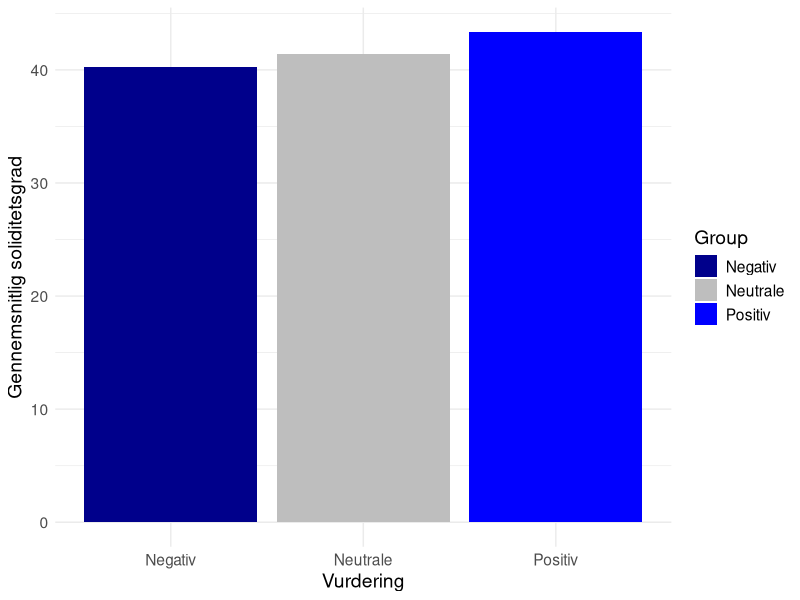
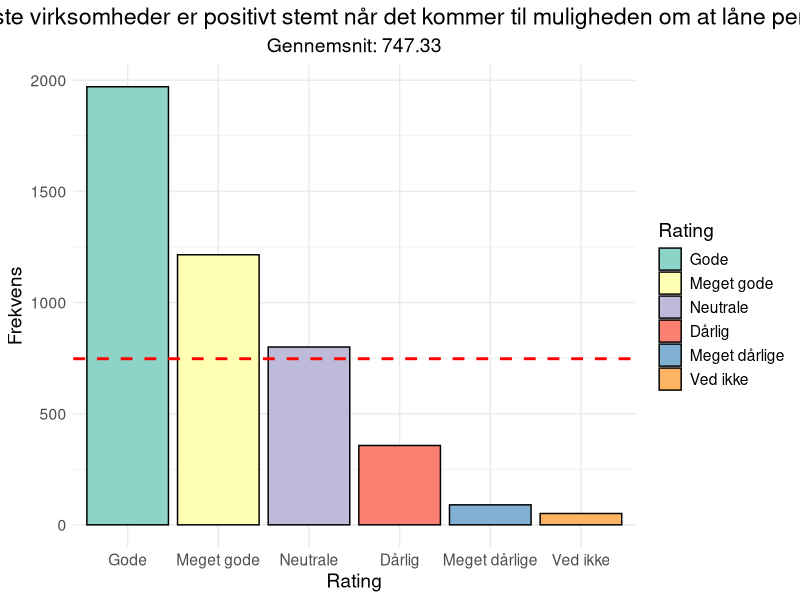
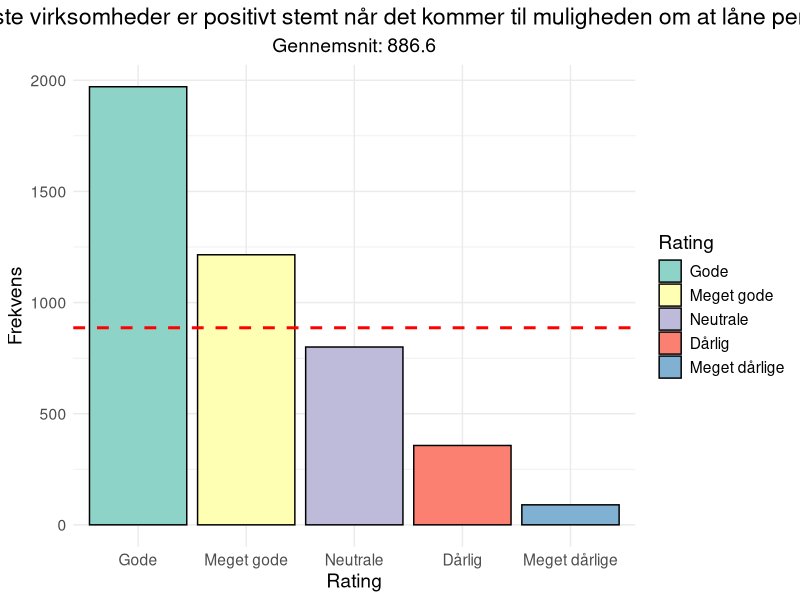
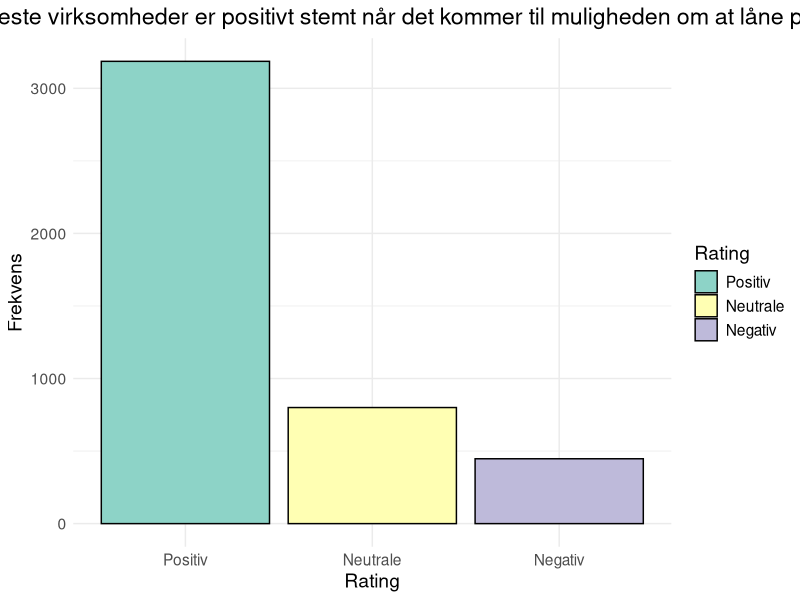
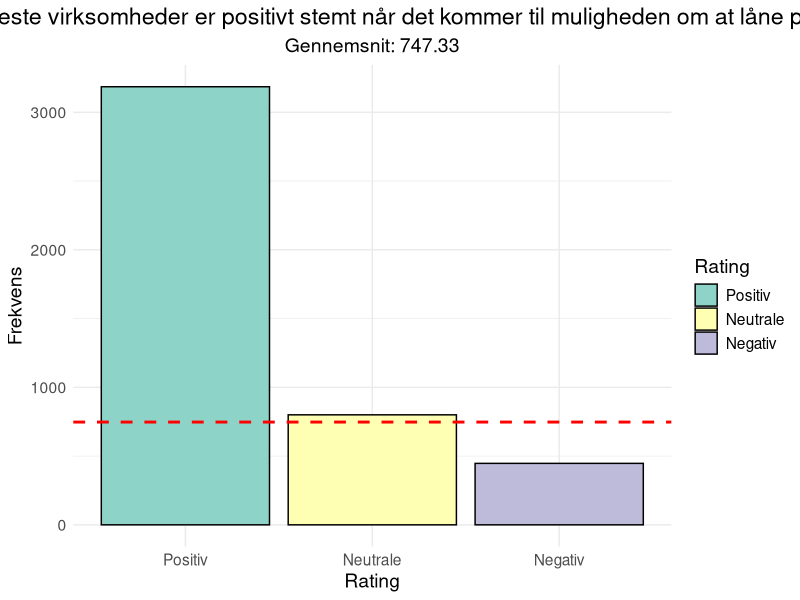
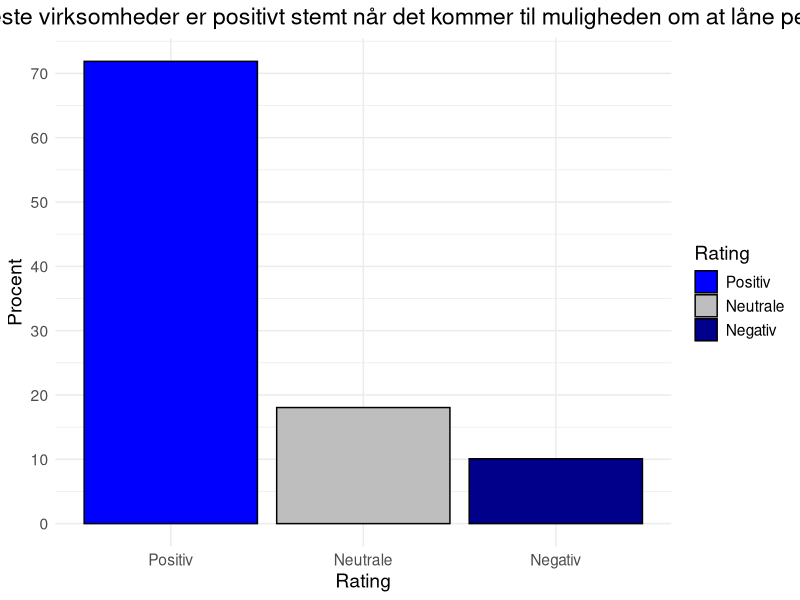
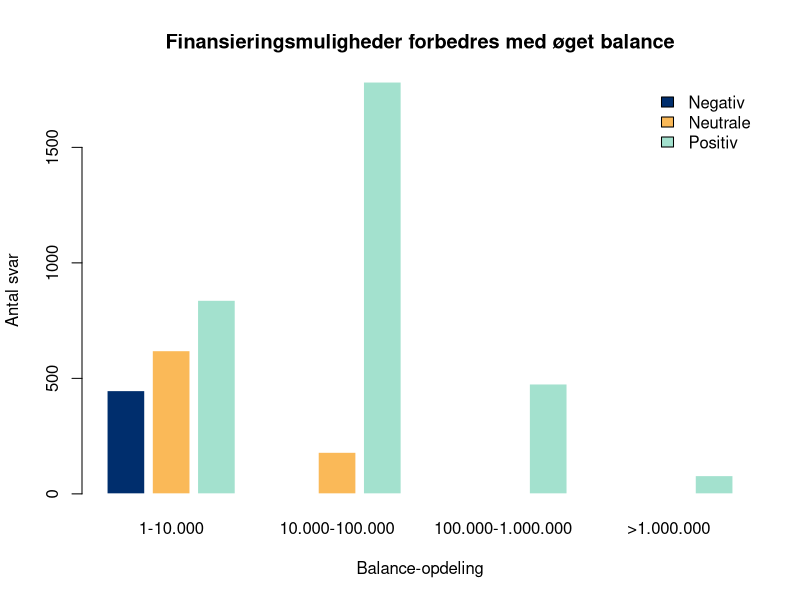
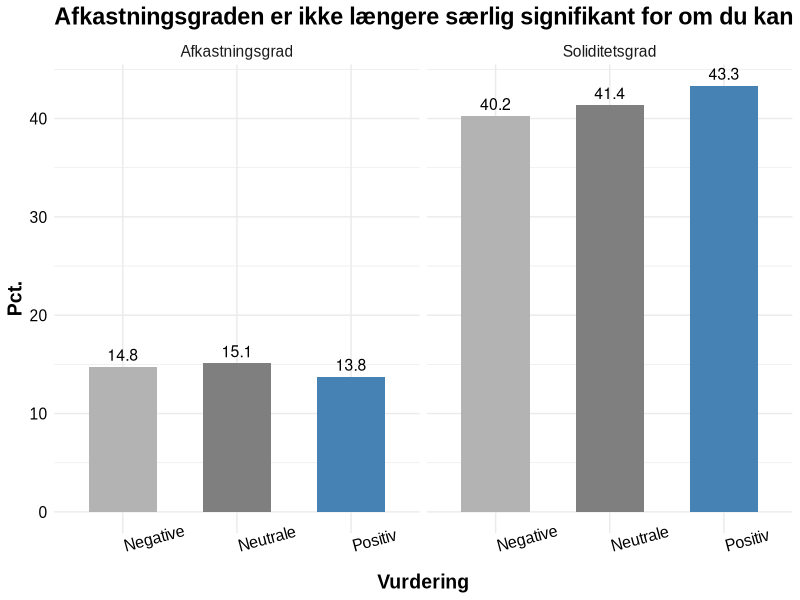

Reproduce these figures in R, in order.
#install.packages("readr")

library(readr)

####  mest VIRGIN CSV ####
data <- read.csv("regnskaber_industri_transport_byg_5_25000_ansatte_anonym.csv",
                 header = TRUE,
                 sep = ";",
                 fileEncoding = "ISO-8859-1")

data$Hvordan.ser.du.mulighederne.for.at.låne.penge.til.din.virksomhed...fiktivt.spørgsmål. <- gsub("Dårlige", "Dårlig", data$Hvordan.ser.du.mulighederne.for.at.låne.penge.til.din.virksomhed...fiktivt.spørgsmål.)

freq <- as.data.frame(sort(table(data$Hvordan.ser.du.mulighederne.for.at.låne.penge.til.din.virksomhed...fiktivt.spørgsmål.),decreasing = T))

colnames(freq) <- c("Rating", "frekvens")


#### SÅ PILLER VI ####
data2 <- data
#data2$Hvordan.ser.du.mulighederne.for.at.låne.penge.til.din.virksomhed...fiktivt.spørgsmål. <- gsub("Dårlig", "Negativ", data2$Hvordan.ser.du.mulighederne.for.at.låne.penge.til.din.virksomhed...fiktivt.spørgsmål.)
#data2$Hvordan.ser.du.mulighederne.for.at.låne.penge.til.din.virksomhed...fiktivt.spørgsmål. <- gsub("Meget dårlige", "Negativ", data2$Hvordan.ser.du.mulighederne.for.at.låne.penge.til.din.virksomhed...fiktivt.spørgsmål.)
#data2$Hvordan.ser.du.mulighederne.for.at.låne.penge.til.din.virksomhed...fiktivt.spørgsmål. <- gsub("Gode", "Positiv", data2$Hvordan.ser.du.mulighederne.for.at.låne.penge.til.din.virksomhed...fiktivt.spørgsmål.)
#data2$Hvordan.ser.du.mulighederne.for.at.låne.penge.til.din.virksomhed...fiktivt.spørgsmål. <- gsub("Meget gode", "Positiv", data2$Hvordan.ser.du.mulighederne.for.at.låne.penge.til.din.virksomhed...fiktivt.spørgsmål.)
#FØR 4484 - EFTER 4433 = 51 NA
# Slet alle rækker, hvor "ved ikke" findes i nogen kolonne
data2 <- data2[!apply(data2, 1, function(row) any(grepl("Ved ikke", row, ignore.case = TRUE))), ]

### så piller vi data3 ###
data3 <- data
data3$Hvordan.ser.du.mulighederne.for.at.låne.penge.til.din.virksomhed...fiktivt.spørgsmål. <- gsub("Dårlig", "Negativ", data3$Hvordan.ser.du.mulighederne.for.at.låne.penge.til.din.virksomhed...fiktivt.spørgsmål.)
data3$Hvordan.ser.du.mulighederne.for.at.låne.penge.til.din.virksomhed...fiktivt.spørgsmål. <- gsub("Meget dårlige", "Negativ", data3$Hvordan.ser.du.mulighederne.for.at.låne.penge.til.din.virksomhed...fiktivt.spørgsmål.)
data3$Hvordan.ser.du.mulighederne.for.at.låne.penge.til.din.virksomhed...fiktivt.spørgsmål. <- gsub("Gode", "Positiv", data3$Hvordan.ser.du.mulighederne.for.at.låne.penge.til.din.virksomhed...fiktivt.spørgsmål.)
data3$Hvordan.ser.du.mulighederne.for.at.låne.penge.til.din.virksomhed...fiktivt.spørgsmål. <- gsub("Meget gode", "Positiv", data3$Hvordan.ser.du.mulighederne.for.at.låne.penge.til.din.virksomhed...fiktivt.spørgsmål.)
#FØR 4484 - EFTER 4433 = 51 NA
# Slet alle rækker, hvor "ved ikke" findes i nogen kolonne
data3 <- data3[!apply(data3, 1, function(row) any(grepl("Ved ikke", row, ignore.case = TRUE))), ]


freq3 <- as.data.frame(sort(table(data3$Hvordan.ser.du.mulighederne.for.at.låne.penge.til.din.virksomhed...fiktivt.spørgsmål.),decreasing = T))
colnames(freq3) <- c("Rating", "frekvens")


#### SOLIDARITET ####
solidaritet <- data3[,c(1,218)]
solidaritet$Soliditetsgrad.2020.... <- gsub(",", "", solidaritet$Soliditetsgrad.2020....)
solidaritet$Soliditetsgrad.2020.... <- as.numeric(solidaritet$Soliditetsgrad.2020...)
solidaritet <- na.omit(solidaritet)
#FØR 4433 - EFTER 4433 - fjernet 0 linjer
solidaritet$Soliditetsgrad.2020.... <- solidaritet$Soliditetsgrad.2020.... / 100
soldf <- aggregate(solidaritet$Soliditetsgrad.2020...., list(solidaritet$Hvordan.ser.du.mulighederne.for.at.låne.penge.til.din.virksomhed...fiktivt.spørgsmål.), FUN=mean) 
colnames(soldf) <- c("Group", "GNS_SOL")


solidaritet$Hvordan.ser.du.mulighederne.for.at.låne.penge.til.din.virksomhed...fiktivt.spørgsmål. <- as.factor(solidaritet$Hvordan.ser.du.mulighederne.for.at.låne.penge.til.din.virksomhed...fiktivt.spørgsmål.) 

#GGPLOT#

library(ggplot2)

#Mærkeligt ens resultat - grundet at det er meget samme slags erhverv, hvilket betyder at deres solidaritetsgrad inde for deres sektor er meget ens

# Lav ggplot SOLIDITET
ggplot(soldf, aes(x = Group, y = GNS_SOL, fill = Group)) +
  geom_bar(stat = "identity") +
  scale_fill_manual(values = c("darkblue", "gray", "blue")) + # Tilpas farver
  labs(
    x = "Vurdering",
    y = "Gennemsnitlig soliditetsgrad"
  ) +
  theme_minimal() +
  theme(
    text = element_text(size = 14),
    plot.title = element_text(hjust = 0.5)
  )

























#### alle svar ####
#### alle svar ####
# Beregn gennemsnittet af frekvensen
gennemsnit <- mean(freq$frekvens)

# Lav et søjlediagram med forskellige farver og gennemsnitslinje
ggplot(freq, aes(x = Rating, y = frekvens, fill = Rating)) +
  geom_bar(stat = "identity", color = "black") +
  geom_hline(yintercept = gennemsnit, linetype = "dashed", color = "red", size = 1) +
  labs(
    title = "Langt de fleste virksomheder er positivt stemt når det kommer til muligheden om at låne penge",
    x = "Rating",
    y = "Frekvens",
    subtitle = paste("Gennemsnit:", round(gennemsnit, 2))
  ) +
  scale_fill_brewer(palette = "Set3") + # Farvepalet til søjler
  theme_minimal() +
  theme(
    text = element_text(size = 14),
    plot.title = element_text(hjust = 0.5),
    plot.subtitle = element_text(hjust = 0.5)
  )

#### Fjernet ved ikke da den kan manipulere vores tal - og er totalt ligegyldige ####

freq2 <- freq[-6,]
# Beregn gennemsnittet af frekvensen
gennemsnit2 <- mean(freq2$frekvens)

# Lav et søjlediagram med forskellige farver og gennemsnitslinje
ggplot(freq2, aes(x = Rating, y = frekvens, fill = Rating)) +
  geom_bar(stat = "identity", color = "black") +
  geom_hline(yintercept = gennemsnit2, linetype = "dashed", color = "red", size = 1) +
  labs(
    title = "Langt de fleste virksomheder er positivt stemt når det kommer til muligheden om at låne penge",
    x = "Rating",
    y = "Frekvens",
    subtitle = paste("Gennemsnit:", round(gennemsnit2, 2))
  ) +
  scale_fill_brewer(palette = "Set3") + # Farvepalet til søjler
  theme_minimal() +
  theme(
    text = element_text(size = 14),
    plot.title = element_text(hjust = 0.5),
    plot.subtitle = element_text(hjust = 0.5)
  )



#### POSITIV NEGATIV NEUTRAL ####


ggplot(freq3, aes(x = Rating, y = frekvens, fill = Rating)) +
  geom_bar(stat = "identity", color = "black") +
  #geom_hline(yintercept = gennemsnit2, linetype = "dashed", color = "red", size = 1) +
  labs(
    title = "Langt de fleste virksomheder er positivt stemt når det kommer til muligheden om at låne penge",
    x = "Rating",
    y = "Frekvens"
    #subtitle = paste("Gennemsnit:", round(gennemsnit2, 2))
  ) +
  scale_fill_brewer(palette = "Set3") + # Farvepalet til søjler
  theme_minimal() +
  theme(
    text = element_text(size = 14),
    plot.title = element_text(hjust = 0.5),
    plot.subtitle = element_text(hjust = 0.5)
  )


#### uden ved ikke ####
gennemsnit3 <- mean(freq$frekvens)
freq3uvi <- freq3
ggplot(freq3, aes(x = Rating, y = frekvens, fill = Rating)) +
  geom_bar(stat = "identity", color = "black") +
  geom_hline(yintercept = gennemsnit3, linetype = "dashed", color = "red", size = 1) +
  labs(
    title = "Langt de fleste virksomheder er positivt stemt når det kommer til muligheden om at låne penge",
    x = "Rating",
    y = "Frekvens",
    subtitle = paste("Gennemsnit:", round(gennemsnit3, 2))
  ) +
  scale_fill_brewer(palette = "Set3") + # Farvepalet til søjler
  theme_minimal() +
  theme(
    text = element_text(size = 14),
    plot.title = element_text(hjust = 0.5),
    plot.subtitle = element_text(hjust = 0.5)
  )



# Beregn procentdelen
freq3$procent <- (freq3$frekvens / sum(freq3$frekvens)) * 100

library(scales) # For at bruge procentformatteringen

ggplot(freq3, aes(x = Rating, y = procent, fill = Rating)) +
  geom_bar(stat = "identity", color = "black") +
  geom_text(
    aes(label = paste0(round(procent, 1), "%")), # Tilføjer tekst med procent
    vjust = -0.5, # Placering over søjlen
    size = 0 # Juster tekststørrelsen
  ) +
  labs(
    title = "Langt de fleste virksomheder er positivt stemt når det kommer til muligheden om at låne penge",
    x = "Rating",
    y = "Procent"
  ) +
  scale_fill_manual(
    values = c("Positiv" = "blue", "Neutrale" = "gray", "Negativ" = "darkblue") # Specifikke farver
  ) +
  scale_y_continuous(
    breaks = seq(0, 100, by = 10)#, # Trin på 10
    #labels = function(x) paste0(x, "%") # Tilføj "%" efter tallene
  ) +
  theme_minimal() +
  theme(
    text = element_text(size = 14),
    plot.title = element_text(hjust = 0.5),
    plot.subtitle = element_text(hjust = 0.5)
  )


### BAUMS GULDKORN ###
#selv forklare de variable
#"Find ud af hvad vi vil have med"
#"start ved colonne a og bare kør derudaf for at finde ud af hvad vi skal bruge"
#" ELLER kig i artiklen og kopier"
#lav modellen
#kør tomodeller, find signifikant og tag kun insignifikant med hvis det skal bruges til analysen (fks geo-placering)
#grafisk forklare variablen i forhold til hvad er er svaret



#### CLM ####
library(ordinal)
DFCLM <- as.data.frame(data2[,1])
colnames(DFCLM) <- "Faktor"
DFCLM$Balance <- data2$Balance.2020..1.000.kr.
DFCLM$Soliditetsgrad <- data2$Soliditetsgrad.2020....
DFCLM$AFKAST <-  data2$Afkastningsgrad.2020....
DFCLM$Ansatte <- data2$Antal.ansatte.Cvr.nr.
DFCLM$ÅRSTAL <- data2$Etableringsdato
DFCLM$Egenkapital <- data2$Egenkapital.2020..1.000.kr.
DFCLM <- na.omit(DFCLM)


## SVARSCORE
DFCLM$svarscore <- factor(DFCLM$Faktor, 
                          levels = c("Meget dårlige", "Dårlig", "Neutrale", "Gode", "Meget gode"), 
                          ordered = TRUE)

## SOLIDIT
DFCLM$Soliditetsgrad <- gsub(",", "", DFCLM$Soliditetsgrad)
DFCLM$Soliditetsgrad <- as.numeric(DFCLM$Soliditetsgrad)
DFCLM$Soliditetsgrad <- DFCLM$Soliditetsgrad / 100

#Afkast
DFCLM$AFKAST <- gsub(",", "", DFCLM$AFKAST)
DFCLM$AFKAST <- as.numeric(DFCLM$AFKAST)
DFCLM$AFKAST <- DFCLM$AFKAST / 100

#BALANCE
DFCLM$Balance <- as.numeric(DFCLM$Balance)

##årstal
DFCLM$ÅRSTAL <- as.Date(DFCLM$ÅRSTAL, format = "%d-%m-%Y")
DFCLM$ÅRSTAL <- as.numeric(difftime(DFCLM$ÅRSTAL, as.Date("2024-12-10"), units = "days"))
DFCLM$ÅRSTAL <- DFCLM$ÅRSTAL *-1


#Egenkapital
DFCLM$Egenkapital <- as.numeric(DFCLM$Egenkapital)


#SCALING
DFCLM$Soliditetsgrad <- scale(DFCLM$Soliditetsgrad)
DFCLM$Balance <- scale(DFCLM$Balance)
DFCLM$AFKAST <- scale(DFCLM$AFKAST +1)
DFCLM$Ansatte <- scale(DFCLM$Ansatte)
DFCLM$Egenkapital <- scale(DFCLM$Egenkapital)
DFCLM$ÅRSTAL <- scale(DFCLM$ÅRSTAL)

CLMBAUM <- clm(svarscore ~ Soliditetsgrad + Balance + AFKAST, data = DFCLM)
summary(CLMBAUM)

### VORES CLM ###
CLM <- clm(svarscore ~ Soliditetsgrad + Balance + AFKAST + Ansatte + ÅRSTAL + Egenkapital, data = DFCLM)
summary(CLM)




### PLOTS ###


#BALANCE
Balansje <- as.data.frame(data3[,1])
Balansje$Balance <- data3$Balance.2020..1.000.kr.
colnames(Balansje) <- c("Factor", "Balance")
Balansje <- na.omit(Balansje)
# Definer dine egne breakpoints
breakpoints <- c(1, 10000, 100000, 1000000, Inf)

# Opdel Balance i grupper baseret på de specifikke breakpoints
Balansje$Balance_Group <- cut(
  Balansje$Balance, 
  breaks = breakpoints, 
  labels = c("1-10.000", "10.000-100.000", "100.000-1.000.000", ">1.000.000"),
  include.lowest = TRUE
)

# Beregn fordelingen af Faktorer inden for hver Balance Group
freq_table <- table(Balansje$Factor, Balansje$Balance_Group)

# Tjek om tabellen er korrekt
print(freq_table)

# Plot data
barplot(
  freq_table, 
  beside = TRUE,               # Søjler side om side
  col = c("#002E6D", "#FAB958", "#A3E1CE"), # Farver for Faktorer
  legend.text = TRUE,          # Tilføj legend med Faktorer
  args.legend = list(x = "topright", bty = "n", inset = c(0, 0)), # Tilpas legendens placering
  main = "Finansieringsmuligheder forbedres med øget balance", # Overskrift
  xlab = "Balance-opdeling",     # X-akse label
  ylab = "Antal svar",         # Y-akse label
  border = "white",            # Fjern kantlinjer om søjler
  space = c(0.2, 1)            # Tilføj mellemrum mellem grupper
)



#AFKASTNIGSGRAD
combined_data <- data.frame(
  Group = rep(c("Negative", "Neutrale", "Positiv"), 2),
  Value = c(14.76852, 15.10715, 13.75527, 40.24975, 41.38015, 43.33976), # Afkastningsgrad og Soliditetsgrad værdier
  Variable = rep(c("Afkastningsgrad", "Soliditetsgrad"), each = 3)
)

# Lav et samlet plot
combined_plot <- ggplot(combined_data, aes(x = Group, y = Value, fill = Group)) +
  geom_bar(stat = "identity", width = 0.6) +
  geom_text(aes(label = round(Value, 1)), vjust = -0.5, size = 4) + # Tilføj værdier over søjlerne
  scale_fill_manual(values = c("gray70", "gray50", "steelblue")) +
  facet_grid(~ Variable) +
  labs(
    x = "Vurdering",
    y = "Pct.",
    title = "Afkastningsgraden er ikke længere særlig signifikant for om du kan låne penge i 2020¨",
    fill = NULL
  ) +
  theme_minimal() +
  theme(
    text = element_text(size = 14, family = "Arial"),
    axis.title.x = element_text(face = "bold"),
    axis.title.y = element_text(face = "bold"),
    axis.text.x = element_text(angle = 15, hjust = 0, color = "black"),
    axis.text.y = element_text(color = "black"),
    legend.position = "none",
    plot.title = element_text(face = "bold", hjust = 0)
  ) 

# Vis plottet
print(combined_plot)

#### AFKASTNINGSGRAD ####
Afkastning <- data3[,c(1,206)]
Afkastning$Afkastningsgrad.2020.... <- gsub(",","", Afkastning$Afkastningsgrad.2020....)
Afkastning$Afkastningsgrad.2020.... <- as.numeric(Afkastning$Afkastningsgrad.2020....)
Afkastning <- na.omit(Afkastning)
#FØR 4433 - EFTER 4433 - fjernet 0 linjer
Afkastning$Afkastningsgrad.2020.... <- Afkastning$Afkastningsgrad.2020..../100
Afkasdf <- aggregate(Afkastning$Afkastningsgrad.2020...., list(Afkastning$Hvordan.ser.du.mulighederne.for.at.låne.penge.til.din.virksomhed...fiktivt.spørgsmål.), FUN=mean) 
colnames(Afkasdf) <- c("Group", "GNS_AFK")

Afkastning$Hvordan.ser.du.mulighederne.for.at.låne.penge.til.din.virksomhed...fiktivt.spørgsmål. <- as.factor(Afkastning$Hvordan.ser.du.mulighederne.for.at.låne.penge.til.din.virksomhed...fiktivt.spørgsmål.) 

# Lav ggplot AFKASTNINGSGRAD
ggplot(Afkasdf, aes(x = Group, y = GNS_AFK, fill = Group)) +
  geom_bar(stat = "identity") +
  scale_fill_manual(values = c("darkblue", "gray", "blue")) + # Tilpas farver
  labs(
    x = "Vurdering",
    y = "Gennemsnitlig afkastningsgrad"
  ) +
  theme_minimal() +
  theme(
    text = element_text(size = 14),
    plot.title = element_text(hjust = 0.5)
  )


# Beregn procentdelen af positive vs negative vs neutrale
freq3$procent <- (freq3$frekvens / sum(freq3$frekvens)) * 100


ggplot(freq3, aes(x = Rating, y = procent, fill = Rating)) +
  geom_bar(stat = "identity") +
  geom_text(
    aes(label = paste0(round(procent, 1), "%")), # Tilføjer tekst med procent
    vjust = -0.5, # Placering over søjlen
    size = 0 # Juster tekststørrelsen
  ) +
  labs(
    title = "Langt de fleste virksomheder er positivt stemt når det kommer til muligheden om at låne penge",
    x = "Rating",
    y = "Procent"
  ) +
  scale_fill_manual(values = c("#A3E1CE", "#FAB958", "#002E6D")) +
  scale_y_continuous(
    breaks = seq(0, 100, by = 10), # Trin på 10
    labels = function(x) paste0(x, "%") # Tilføj "%" efter tallene
  ) +
  theme_minimal() +
  theme(
    text = element_text(size = 14),
    plot.title = element_text(hjust = 0.5),
    plot.subtitle = element_text(hjust = 0.5)
  )

#### SOLIDARITET ####
solidaritet <- data3[,c(1,218)]
solidaritet$Soliditetsgrad.2020.... <- gsub(",", "", solidaritet$Soliditetsgrad.2020....)
solidaritet$Soliditetsgrad.2020.... <- as.numeric(solidaritet$Soliditetsgrad.2020...)
solidaritet <- na.omit(solidaritet)
#FØR 4433 - EFTER 4433 - fjernet 0 linjer
solidaritet$Soliditetsgrad.2020.... <- solidaritet$Soliditetsgrad.2020.... / 100
soldf <- aggregate(solidaritet$Soliditetsgrad.2020...., list(solidaritet$Hvordan.ser.du.mulighederne.for.at.låne.penge.til.din.virksomhed...fiktivt.spørgsmål.), FUN=mean) 
colnames(soldf) <- c("Group", "GNS_SOL")


solidaritet$Hvordan.ser.du.mulighederne.for.at.låne.penge.til.din.virksomhed...fiktivt.spørgsmål. <- as.factor(solidaritet$Hvordan.ser.du.mulighederne.for.at.låne.penge.til.din.virksomhed...fiktivt.spørgsmål.) 

#GGPLOT#



#Mærkeligt ens resultat - grundet at det er meget samme slags erhverv, hvilket betyder at deres solidaritetsgrad inde for deres sektor er meget ens
# Beregn procentfordeling
soldf$Percent <- (soldf$GNS_SOL / sum(soldf$GNS_SOL)) * 100

# Lav ggplot SOLIDITET med procentlabels
ggplot(soldf, aes(x = Group, y = GNS_SOL, fill = Group)) +
  geom_bar(stat = "identity") +
  scale_fill_manual(values = c("#002E6D", "#FAB958", "#A3E1CE")) + # Tilpas farver
  labs(
    title = "Virksomheder med en højere soliditetsgrad ser mere positivt på deres lånemuligheder",
    x = "Vurdering",
    y = "Gennemsnitlig soliditetsgrad"
  ) +
  theme_minimal() +
  theme(
    text = element_text(size = 14),
    plot.title = element_text(hjust = 0.5) # Centreret og fed overskrift
  )


### EST GGPLOT ###

##årstal
EST <- as.data.frame(data3$Hvordan.ser.du.mulighederne.for.at.låne.penge.til.din.virksomhed...fiktivt.spørgsmål.)
EST$EST <- data3$Etableringsdato
EST$EST <- as.Date(data3$Etableringsdato, format = "%d-%m-%Y")
EST$EST <- as.numeric(difftime(EST$EST, as.Date("2024-12-10"), units = "days"))
EST$EST <- EST$EST *-1

EST <- aggregate(EST$EST, list(EST$`data3$Hvordan.ser.du.mulighederne.for.at.låne.penge.til.din.virksomhed...fiktivt.spørgsmål.`), FUN = mean) 
colnames(EST) <- c("Group", "GNS_EST")


# Beregn procentfordeling
EST$Percent <- (EST$GNS_EST / sum(EST$GNS_EST)) * 100

# Lav ggplot for gennemsnitligt etableringsår med procentfordeling
ggplot(EST, aes(x = Group, y = GNS_EST, fill = Group)) +
  geom_bar(stat = "identity") +
  scale_fill_manual(values = c("#002E6D", "#FAB958", "#A3E1CE")) + # Tilpas farver
  labs(
    title = "De ældste virksomheder er mere positivt stemte når det kommer til at låne penge", # Overskrift
    x = "Vurdering",
    y = "Dage siden stiftelse"
  ) +
  theme_minimal() +
  theme(
    text = element_text(size = 14),
    plot.title = element_text(hjust = 0.5) # Centreret og fed overskrift
  )
